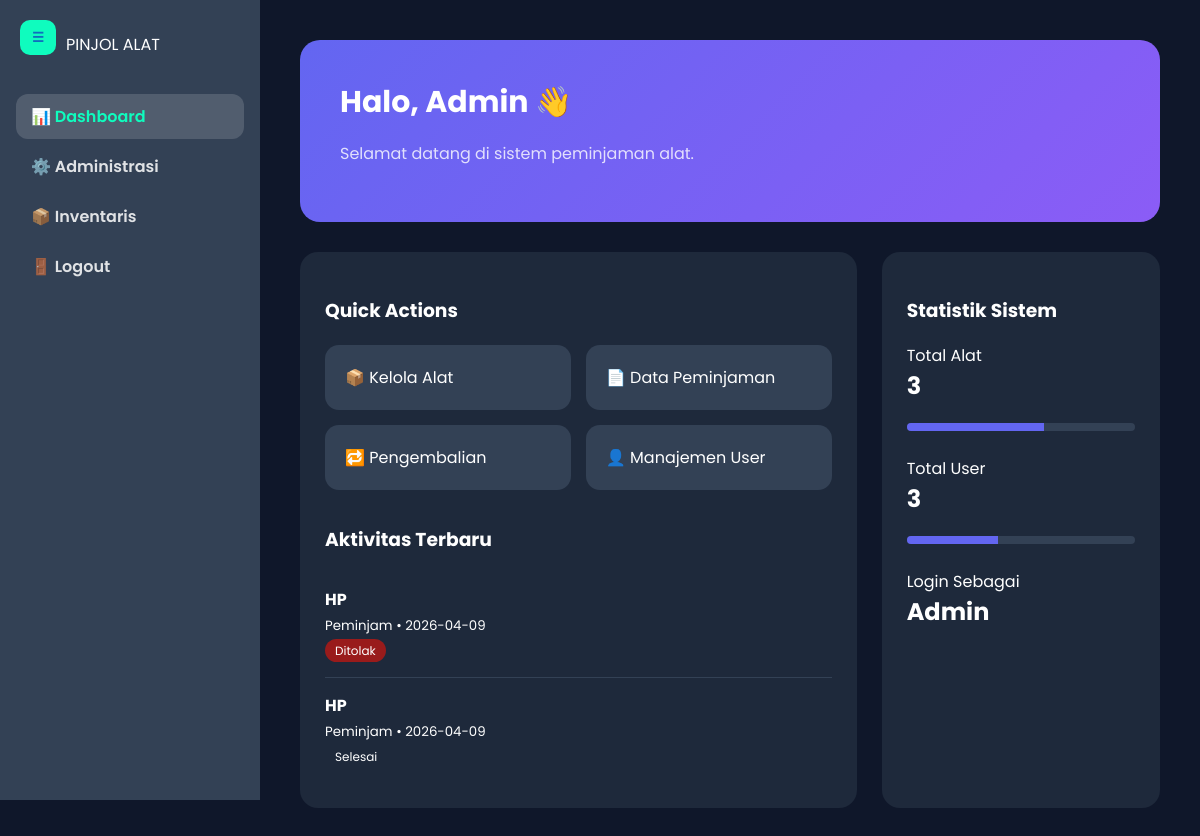
/dashboard.php (signed in), run on the app's committed database.
### tables this page shows
CREATE TABLE `peminjaman` (
  `id_peminjaman` int NOT NULL,
  `id_user` int DEFAULT NULL,
  `id_alat` int DEFAULT NULL,
  `tgl_pinjam` date NOT NULL,
  `tgl_kembali_rencana` date NOT NULL,
  `status` enum('Menunggu','Disetujui','Ditolak','Selesai') DEFAULT 'Menunggu'
);

CREATE TABLE `alat` (
  `id_alat` int NOT NULL,
  `id_kategori` int DEFAULT NULL,
  `nama_alat` varchar(150) NOT NULL,
  `spesifikasi` text,
  `kondisi` enum('Baik','Rusak Ringan','Rusak Berat') NOT NULL,
  `stok_tersedia` int DEFAULT '0',
  `status` enum('Tersedia','Dihapus') DEFAULT 'Tersedia',
  `gambar` longblob NOT NULL
);

CREATE TABLE `users` (
  `id_user` int NOT NULL,
  `nama_lengkap` varchar(150) DEFAULT NULL,
  `username` varchar(50) NOT NULL,
  `password` varchar(255) NOT NULL,
  `level` enum('Admin','Petugas','Peminjam') NOT NULL,
  `status` enum('Aktif','Nonaktif') DEFAULT 'Aktif'
);

### dashboard.php (the view, shortened to what this page needs)
<?php
include 'config.php';
$level = $_SESSION['level'];
$nama = $_SESSION['nama'];
$id_user = $_SESSION['id_user'];
$q_alat = mysqli_query($conn,"SELECT COUNT(*) as total FROM alat");
$d_alat = mysqli_fetch_assoc($q_alat);
$total_alat = $d_alat['total'];
$q_user = mysqli_query($conn,"SELECT COUNT(*) as total FROM users");
$d_user = mysqli_fetch_assoc($q_user);
$total_user = $d_user['total'];
?>
<!DOCTYPE html>
<html lang="id">
<head>
</head>
<body>
<?php include 'sidebar.php'; ?>
<div class="main-content">
<div class="hero">
<h1>Halo, <?= $nama ?> 👋</h1>
<p>Selamat datang di sistem peminjaman alat.</p>
</div>
<div class="grid">
<div class="panel">
<h3>Quick Actions</h3>
<div class="actions">
<?php if($level=="Admin"){ ?>
<a class="action-btn" href="data_alat.php">
📦 Kelola Alat
</a>
<a class="action-btn" href="laporan_peminjaman.php">
📄 Data Peminjaman
</a>
<a class="action-btn" href="pengembalian.php">
🔁 Pengembalian
</a>
<a class="action-btn" href="data_user.php">
👤 Manajemen User
</a>
<?php } ?>
</div>
<h3 style="margin-top:35px;">Aktivitas Terbaru</h3>
<div class="timeline">
<?php
$where = ($level=='Peminjam') ? "WHERE p.id_user='$id_user'" : "";
$sql = "SELECT p.*,a.nama_alat,u.nama_lengkap
FROM peminjaman p
JOIN alat a ON p.id_alat=a.id_alat
JOIN users u ON p.id_user=u.id_user
$where
ORDER BY p.id_peminjaman DESC LIMIT 5";
$q = mysqli_query($conn,$sql);
while($d=mysqli_fetch_assoc($q)){
$status = strtolower($d['status']);
?>
<div class="timeline-item">
<b><?= $d['nama_alat'] ?></b>
<br>
<small><?= $d['nama_lengkap'] ?> • <?= $d['tgl_pinjam'] ?></small>
<br>
<span class="status <?= $status ?>">
<?= $d['status'] ?>
</span>
</div>
<?php } ?>
</div>
</div>
<div class="panel">
<h3>Statistik Sistem</h3>
<div class="stat">
<div>
Total Alat
<h2><?= $total_alat ?></h2>
</div>
</div>
<div class="progress">
<div class="bar"></div>
</div>
<br>
<div class="stat">
<div>
Total User
<h2><?= $total_user ?></h2>
</div>
</div>
<div class="progress">
<div class="bar" style="width:40%"></div>
</div>
<br>
<div class="stat">
<div>
Login Sebagai
<h2><?= $level ?></h2>
</div>
</div>
</div>
</div>
</div>
</body>
</html>

### dashboard.php (style rules this page uses)
* { box-sizing:border-box; }
html,body { overflow-x:hidden; }
body { margin:0; font-family:'Poppins',sans-serif; background:#0f172a; color:white; }
.hero { background:linear-gradient(135deg,#6366f1,#8b5cf6); padding:40px; border-radius:20px; margin-bottom:30px; }
.hero h1 { margin:0; font-size:30px; }
.hero p { opacity:0.8; }
.grid { display:grid; grid-template-columns:2fr 1fr; gap:25px; }
.panel { background:#1e293b; padding:25px; border-radius:18px; }
.actions { display:grid; grid-template-columns:repeat(2,1fr); gap:15px; margin-top:20px; }
.action-btn { background:#334155; padding:20px; border-radius:14px; text-decoration:none; color:white; display:block; transition:0.2s; }
.timeline { margin-top:15px; }
.timeline-item { padding:15px 0; border-bottom:1px solid #334155; }
.timeline-item:last-child { border:none; }
.status { padding:3px 10px; border-radius:12px; font-size:12px; }
.ditolak { background:#991b1b; }
.stat { display:flex; justify-content:space-between; margin-bottom:20px; }
.stat h2 { margin:0; }
.progress { height:8px; background:#334155; border-radius:10px; overflow:hidden; margin-top:8px; }
.bar { height:8px; background:#6366f1; width:60%; }

### sidebar.php (style rules this page uses)
:root { --primary-blue: #106EBE; --mint: #0FFCBE; --dark-blue: #0b5aa3; }
.main-content { margin-left: 260px; padding: 40px; transition: 0.3s; }

### data on the page
peminjaman: id_alat.nama_alat "HP", id_user.nama_lengkap "Peminjam", tgl_pinjam "2026-04-09", status "Ditolak"
peminjaman: id_alat.nama_alat "HP", id_user.nama_lengkap "Peminjam", tgl_pinjam "2026-04-09", status "Selesai"

### other printed values
$nama "Admin"
$total_alat "3"
$total_user "3"
$level "Admin"
